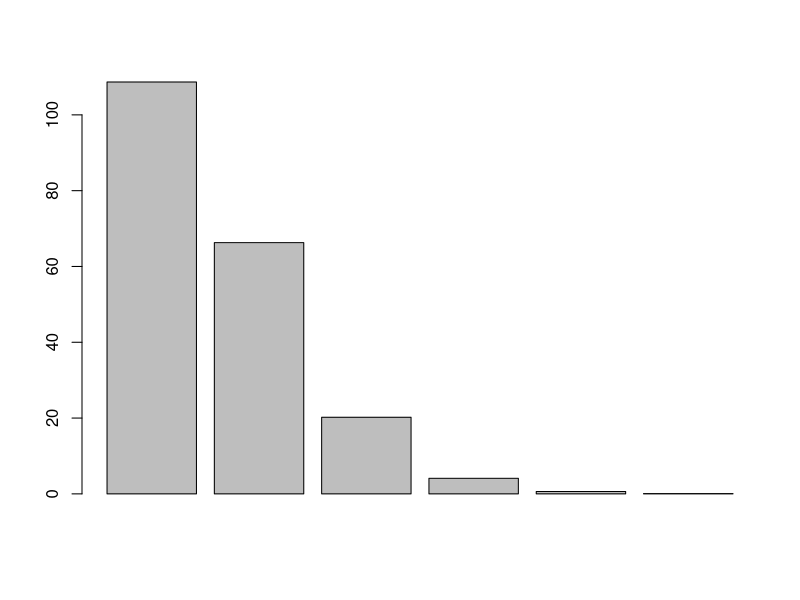
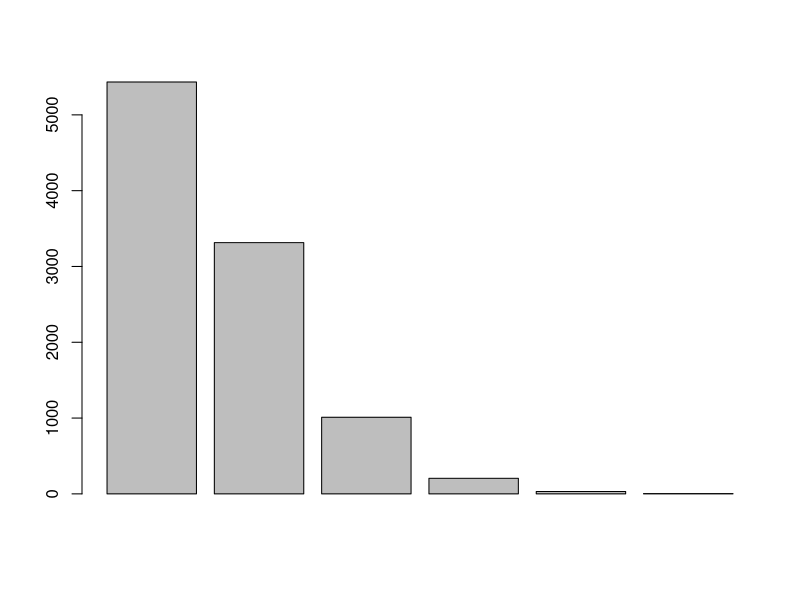

The R source for these figures, in order:
## ---- chunk 1
p <- as.numeric(1/6)
scenarios <- c(1, 2, 3)
 
for (i in scenarios) {
  # Accumulate the probability that fewer than the target # of sixes occurs.
   x <- 0
   # Total number of dice.
   n <- 6 * i
   # Calculate the probability for each possible # of sixes that is less than the goal.
   for (j in 0:(i-1)) {
     x <- x + dbinom(j, n, p)
   }
   print(paste("Probability of at least", i, "six in", n, "fair dice:", 1 - x))
}
## ---- chunk 2
dbinom(0, 1000, .25)

## ---- chunk 3
probs <- dpois(0:7, 1.98)
probs <- c(probs, 1-ppois(7, 1.98))
games <- 104*probs
knitr::kable(games)
## ---- chunk 4

probs <- dpois(0:4, 0.61)
probs <- c(probs, 1-ppois(4, 0.61))
expected <- 200*probs
expected
barplot(expected)

probs2 <- dpois(0:4, 0.61)
probs2 <- c(probs2, 1-ppois(4, 0.61))
expected2 <- 10000*probs2
expected2
barplot(expected2)

